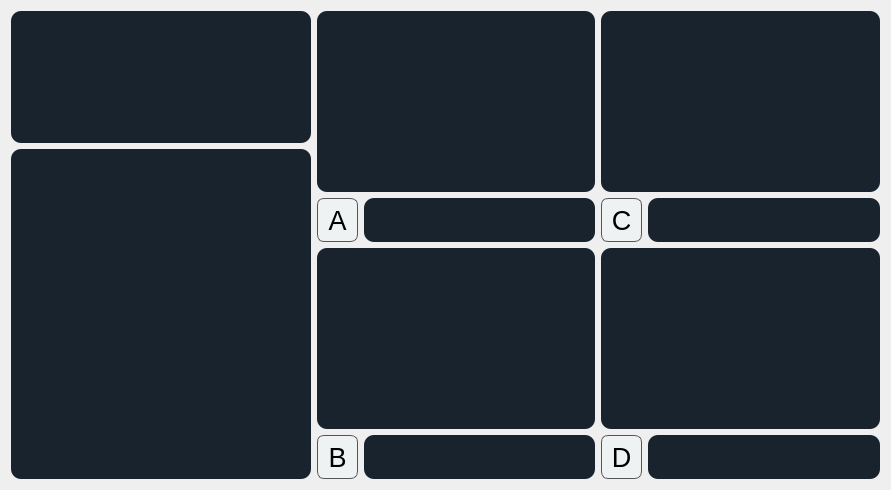
<?xml version="1.0" encoding="UTF-8"?>
<ui version="4.0">
 <class>Form</class>
 <widget class="QWidget" name="Form">
  <property name="geometry">
   <rect>
    <x>0</x>
    <y>0</y>
    <width>891</width>
    <height>490</height>
   </rect>
  </property>
  <property name="windowTitle">
   <string>Form</string>
  </property>
  <layout class="QHBoxLayout" name="horizontalLayout_5">
   <item>
    <layout class="QVBoxLayout" name="verticalLayout_7">
     <item>
      <widget class="QTextEdit" name="txtEdit_preg">
       <property name="minimumSize">
        <size>
         <width>300</width>
         <height>90</height>
        </size>
       </property>
       <property name="maximumSize">
        <size>
         <width>500</width>
         <height>230</height>
        </size>
       </property>
       <property name="styleSheet">
        <string notr="true">  background-color: #19232D;
  border: 0px solid #32414B;
  padding: 0px;
  color: #F0F0F0;
  selection-background-color: #1464A0;
  selection-color: #F0F0F0;

	border-radius: 10;</string>
       </property>
      </widget>
     </item>
     <item>
      <widget class="QLabel" name="bel_pregImage">
       <property name="minimumSize">
        <size>
         <width>300</width>
         <height>330</height>
        </size>
       </property>
       <property name="maximumSize">
        <size>
         <width>500</width>
         <height>800</height>
        </size>
       </property>
       <property name="styleSheet">
        <string notr="true">  background-color: #19232D;
  border: 0px solid #32414B;
  padding: 0px;
  color: #F0F0F0;
  selection-background-color: #1464A0;
  selection-color: #F0F0F0;

	border-radius: 10;</string>
       </property>
       <property name="text">
        <string/>
       </property>
      </widget>
     </item>
    </layout>
   </item>
   <item>
    <layout class="QVBoxLayout" name="verticalLayout_4">
     <item>
      <layout class="QVBoxLayout" name="verticalLayout">
       <item>
        <layout class="QVBoxLayout" name="verticalLayout_3">
         <item>
          <widget class="QLabel" name="bel_imageRespA">
           <property name="minimumSize">
            <size>
             <width>241</width>
             <height>181</height>
            </size>
           </property>
           <property name="maximumSize">
            <size>
             <width>350</width>
             <height>260</height>
            </size>
           </property>
           <property name="styleSheet">
            <string notr="true">  background-color: #19232D;
  border: 0px solid #32414B;
  padding: 0px;
  color: #F0F0F0;
  selection-background-color: #1464A0;
  selection-color: #F0F0F0;

	border-radius: 10;</string>
           </property>
           <property name="text">
            <string/>
           </property>
          </widget>
         </item>
         <item>
          <layout class="QHBoxLayout" name="horizontalLayout_3">
           <item>
            <widget class="QPushButton" name="btn_respA">
             <property name="minimumSize">
              <size>
               <width>41</width>
               <height>41</height>
              </size>
             </property>
             <property name="maximumSize">
              <size>
               <width>50</width>
               <height>50</height>
              </size>
             </property>
             <property name="font">
              <font>
               <pointsize>20</pointsize>
              </font>
             </property>
             <property name="styleSheet">
              <string notr="true">background-color:#EEF2F3;
border-radius: 7px;
border: 1px solid #555;</string>
             </property>
             <property name="text">
              <string>A</string>
             </property>
            </widget>
           </item>
           <item>
            <widget class="QTextEdit" name="txtEdit_respA">
             <property name="minimumSize">
              <size>
               <width>201</width>
               <height>41</height>
              </size>
             </property>
             <property name="maximumSize">
              <size>
               <width>300</width>
               <height>60</height>
              </size>
             </property>
             <property name="styleSheet">
              <string notr="true">  background-color: #19232D;
  border: 0px solid #32414B;
  padding: 0px;
  color: #F0F0F0;
  selection-background-color: #1464A0;
  selection-color: #F0F0F0;

	border-radius: 10;</string>
             </property>
            </widget>
           </item>
          </layout>
         </item>
        </layout>
       </item>
       <item>
        <widget class="QLabel" name="bel_imageRespB">
         <property name="minimumSize">
          <size>
           <width>241</width>
           <height>181</height>
          </size>
         </property>
         <property name="maximumSize">
          <size>
           <width>350</width>
           <height>260</height>
          </size>
         </property>
         <property name="styleSheet">
          <string notr="true">  background-color: #19232D;
  border: 0px solid #32414B;
  padding: 0px;
  color: #F0F0F0;
  selection-background-color: #1464A0;
  selection-color: #F0F0F0;

	border-radius: 10;</string>
         </property>
         <property name="text">
          <string/>
         </property>
        </widget>
       </item>
       <item>
        <layout class="QHBoxLayout" name="horizontalLayout">
         <item>
          <widget class="QPushButton" name="btn_respB">
           <property name="minimumSize">
            <size>
             <width>41</width>
             <height>41</height>
            </size>
           </property>
           <property name="maximumSize">
            <size>
             <width>50</width>
             <height>50</height>
            </size>
           </property>
           <property name="font">
            <font>
             <pointsize>20</pointsize>
            </font>
           </property>
           <property name="styleSheet">
            <string notr="true">background-color:#EEF2F3;
border-radius: 7px;
border: 1px solid #555;</string>
           </property>
           <property name="text">
            <string>B</string>
           </property>
          </widget>
         </item>
         <item>
          <widget class="QTextEdit" name="txtEdit_respB">
           <property name="minimumSize">
            <size>
             <width>201</width>
             <height>41</height>
            </size>
           </property>
           <property name="maximumSize">
            <size>
             <width>300</width>
             <height>60</height>
            </size>
           </property>
           <property name="styleSheet">
            <string notr="true">  background-color: #19232D;
  border: 0px solid #32414B;
  padding: 0px;
  color: #F0F0F0;
  selection-background-color: #1464A0;
  selection-color: #F0F0F0;

	border-radius: 10;</string>
           </property>
          </widget>
         </item>
        </layout>
       </item>
      </layout>
     </item>
    </layout>
   </item>
   <item>
    <layout class="QVBoxLayout" name="verticalLayout_5">
     <item>
      <layout class="QVBoxLayout" name="verticalLayout_2">
       <item>
        <layout class="QVBoxLayout" name="verticalLayout_6">
         <item>
          <widget class="QLabel" name="bel_imageRespC">
           <property name="minimumSize">
            <size>
             <width>241</width>
             <height>181</height>
            </size>
           </property>
           <property name="maximumSize">
            <size>
             <width>350</width>
             <height>260</height>
            </size>
           </property>
           <property name="styleSheet">
            <string notr="true">  background-color: #19232D;
  border: 0px solid #32414B;
  padding: 0px;
  color: #F0F0F0;
  selection-background-color: #1464A0;
  selection-color: #F0F0F0;

	border-radius: 10;</string>
           </property>
           <property name="text">
            <string/>
           </property>
          </widget>
         </item>
         <item>
          <layout class="QHBoxLayout" name="horizontalLayout_4">
           <item>
            <widget class="QPushButton" name="btn_respC">
             <property name="minimumSize">
              <size>
               <width>41</width>
               <height>41</height>
              </size>
             </property>
             <property name="maximumSize">
              <size>
               <width>50</width>
               <height>50</height>
              </size>
             </property>
             <property name="font">
              <font>
               <pointsize>20</pointsize>
              </font>
             </property>
             <property name="styleSheet">
              <string notr="true">background-color:#EEF2F3;
border-radius: 7px;
border: 1px solid #555;</string>
             </property>
             <property name="text">
              <string>C</string>
             </property>
            </widget>
           </item>
           <item>
            <widget class="QTextEdit" name="txtEdit_respC">
             <property name="minimumSize">
              <size>
               <width>201</width>
               <height>41</height>
              </size>
             </property>
             <property name="maximumSize">
              <size>
               <width>300</width>
               <height>60</height>
              </size>
             </property>
             <property name="styleSheet">
              <string notr="true">  background-color: #19232D;
  border: 0px solid #32414B;
  padding: 0px;
  color: #F0F0F0;
  selection-background-color: #1464A0;
  selection-color: #F0F0F0;

	border-radius: 10;</string>
             </property>
            </widget>
           </item>
          </layout>
         </item>
        </layout>
       </item>
       <item>
        <widget class="QLabel" name="bel_imageRespD">
         <property name="minimumSize">
          <size>
           <width>241</width>
           <height>181</height>
          </size>
         </property>
         <property name="maximumSize">
          <size>
           <width>350</width>
           <height>260</height>
          </size>
         </property>
         <property name="styleSheet">
          <string notr="true">  background-color: #19232D;
  border: 0px solid #32414B;
  padding: 0px;
  color: #F0F0F0;
  selection-background-color: #1464A0;
  selection-color: #F0F0F0;

	border-radius: 10;</string>
         </property>
         <property name="text">
          <string/>
         </property>
        </widget>
       </item>
       <item>
        <layout class="QHBoxLayout" name="horizontalLayout_2">
         <item>
          <widget class="QPushButton" name="btn_respD">
           <property name="minimumSize">
            <size>
             <width>41</width>
             <height>41</height>
            </size>
           </property>
           <property name="maximumSize">
            <size>
             <width>50</width>
             <height>50</height>
            </size>
           </property>
           <property name="font">
            <font>
             <pointsize>20</pointsize>
            </font>
           </property>
           <property name="styleSheet">
            <string notr="true">background-color:#EEF2F3;
border-radius: 7px;
border: 1px solid #555;</string>
           </property>
           <property name="text">
            <string>D</string>
           </property>
          </widget>
         </item>
         <item>
          <widget class="QTextEdit" name="txtEdit_respD">
           <property name="minimumSize">
            <size>
             <width>201</width>
             <height>41</height>
            </size>
           </property>
           <property name="maximumSize">
            <size>
             <width>300</width>
             <height>60</height>
            </size>
           </property>
           <property name="styleSheet">
            <string notr="true">  background-color: #19232D;
  border: 0px solid #32414B;
  padding: 0px;
  color: #F0F0F0;
  selection-background-color: #1464A0;
  selection-color: #F0F0F0;

	border-radius: 10;</string>
           </property>
          </widget>
         </item>
        </layout>
       </item>
      </layout>
     </item>
    </layout>
   </item>
  </layout>
 </widget>
 <resources/>
 <connections/>
</ui>
